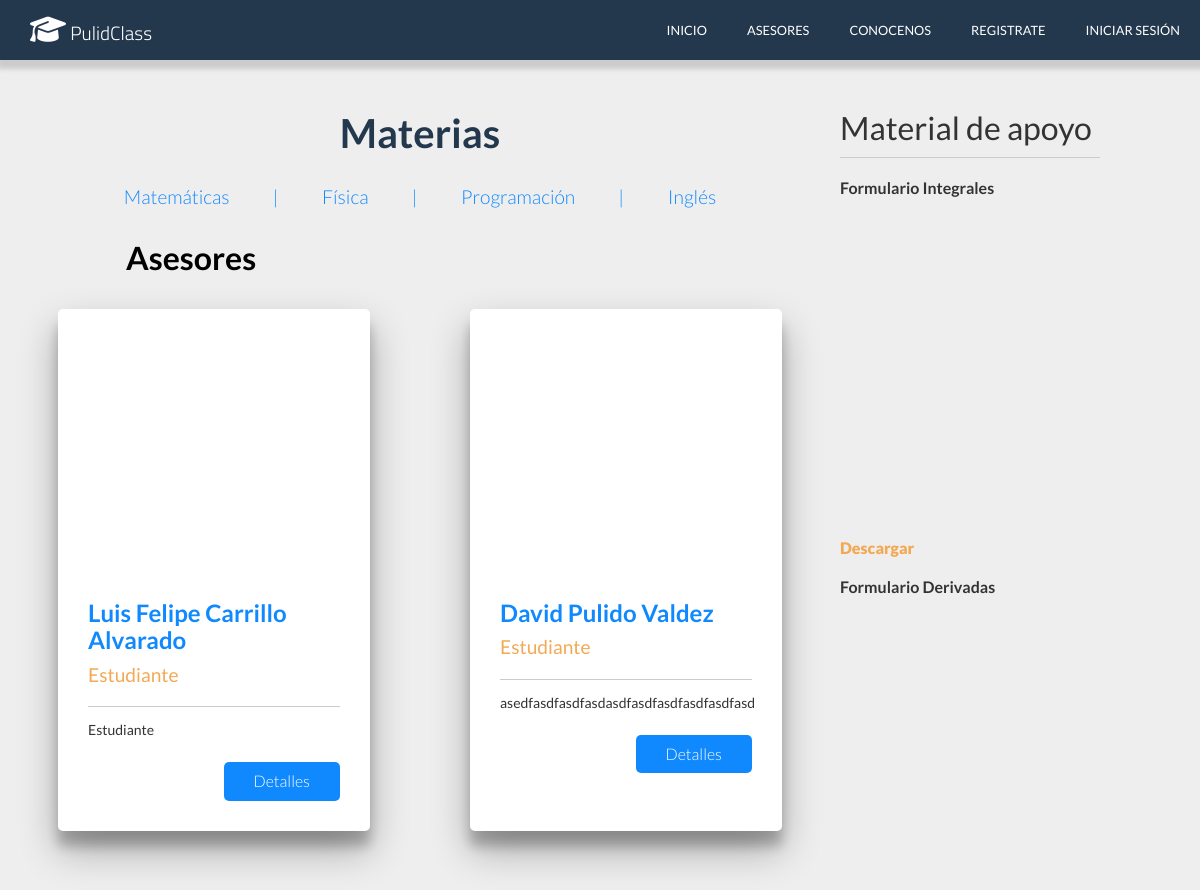
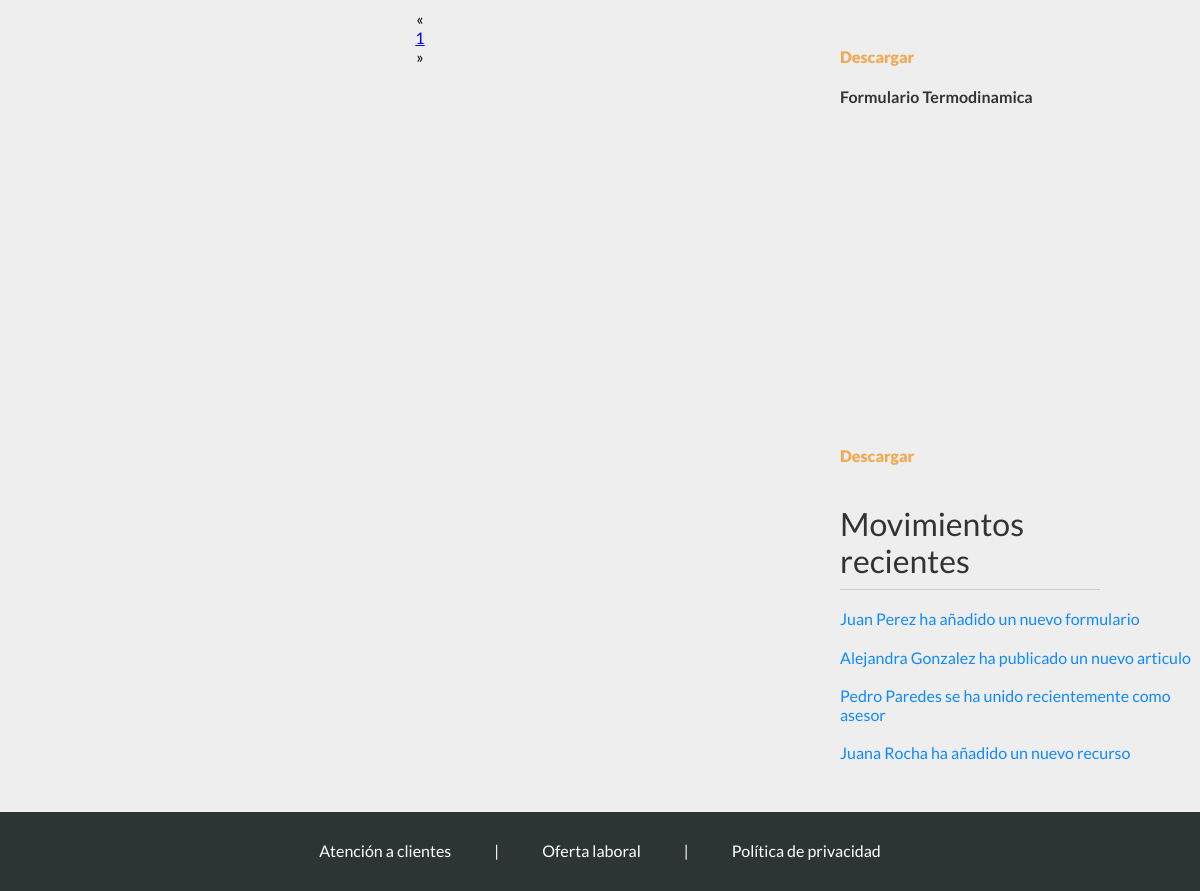
The app's page /asesores.php, older data (2 pictures, top to bottom).
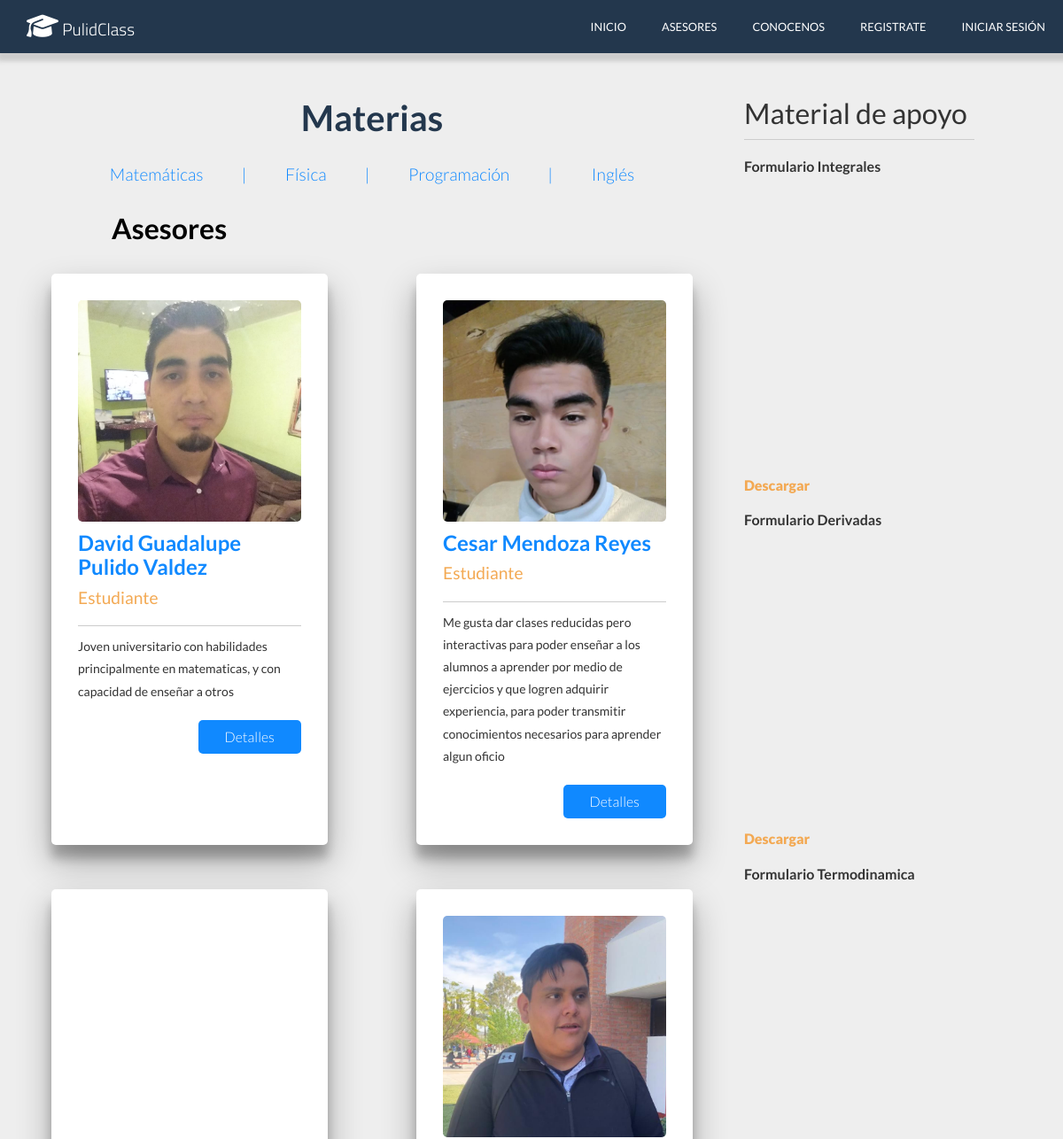
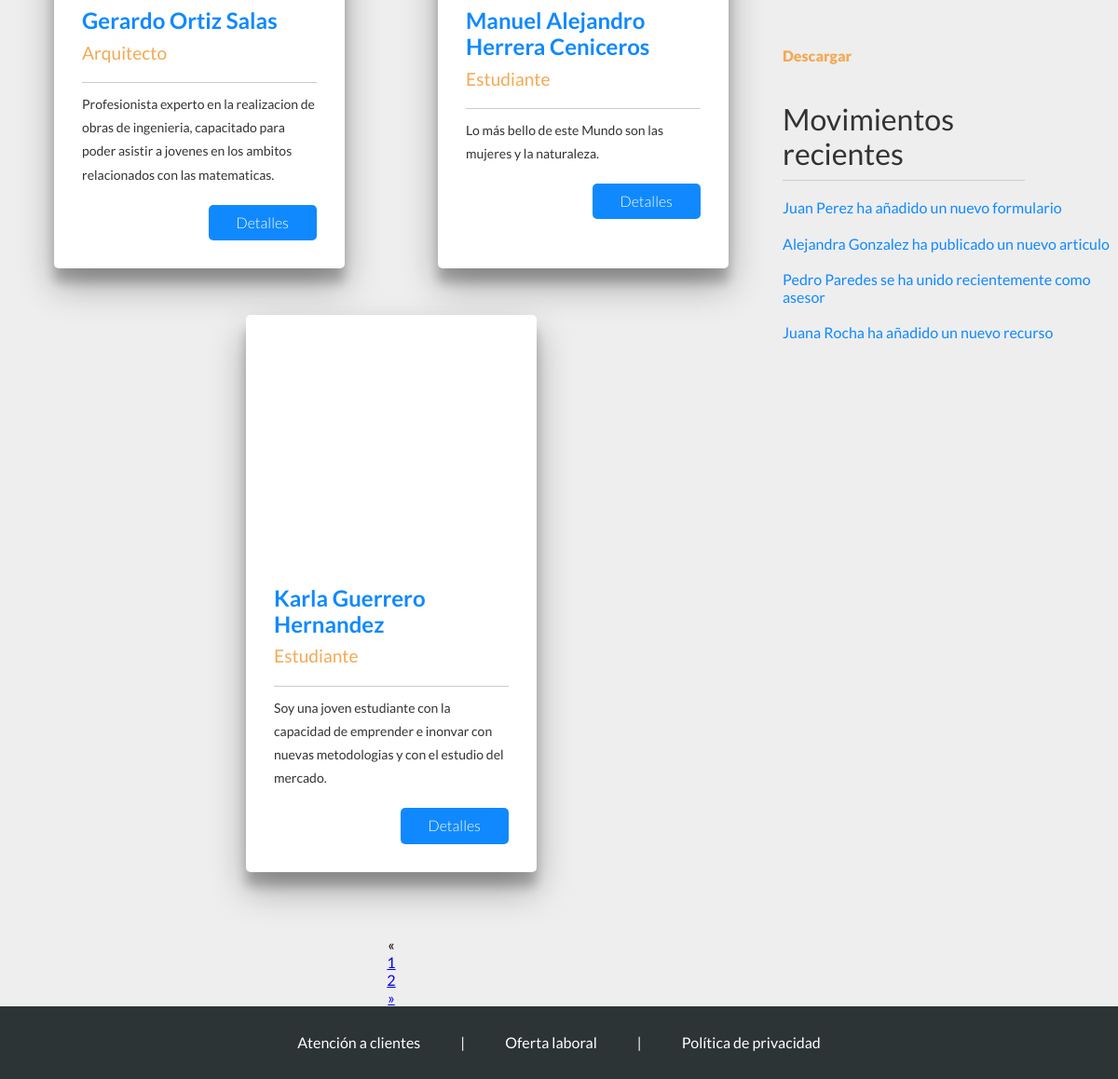
The same page, newer data (2 pictures, top to bottom).
### tables this page shows
CREATE TABLE `asesor` (
  `Id_Asesor` int(11) NOT NULL,
  `Nombre_Usuario` varchar(30) NOT NULL,
  `Edad` int(11) DEFAULT NULL,
  `Grado_Estudios` varchar(40) DEFAULT NULL,
  `Nombres` varchar(50) DEFAULT NULL,
  `A_Paterno` varchar(30) DEFAULT NULL,
  `A_Materno` varchar(30) DEFAULT NULL,
  `Ocupacion` varchar(50) DEFAULT NULL,
  `Materia1` varchar(70) DEFAULT NULL,
  `Materia2` varchar(70) DEFAULT NULL,
  `Materia3` varchar(70) DEFAULT NULL,
  `Descripcion` varchar(250) DEFAULT NULL,
  `Correo` varchar(70) DEFAULT NULL,
  `Telefono` varchar(16) DEFAULT NULL,
  `Foto` text DEFAULT NULL
);

### asesores.php (called while the page is built, shortened)
<?php session_start();
    require('conexion.php');
    $statement = $conexion->prepare('SELECT * FROM Asesor');
    $statement->execute();
    $asesores=$statement->fetchAll();
    $pagina = isset($_GET['pagina']) ? (int)$_GET['pagina'] : 1;
    $postPorPagina = 4;
    $totalAsesores = $conexion->query('SELECT FOUND_ROWS() as total');
    $totalAsesores = $totalAsesores->fetch()['total'];
    $numeroPaginas = ceil($totalAsesores / $postPorPagina);
    require('views/asesores.view.php');
?>

### views/asesores.view.php (the view, shortened to what this page needs)
<!DOCTYPE html>
<html lang="en">
<head>
    <link rel="stylesheet" href="css/normalize.css">
    <link rel="stylesheet" href="css/asesores/estilos.css">
</head>
<body>
    <header>
        <div class="menu">
            <div class="logo">
                <a href="index.php"><h2 class="page-name"><i class="fas fa-graduation-cap"></i> PulidClass</h2></a>
            </div>
            <nav>
                <a href="index.php">Inicio</a>
                <a href="asesores.php">Asesores</a>
                <a href="conocenos.php">Conocenos</a>
                <?php if(isset($_SESSION['cliente'])): ?>
                    <a href="perfil.php">Perfil</a>
                    <a href="logout.php">Cerrar Sesión</a>
                <?php elseif(isset($_SESSION['admin'])): ?>
                    <a href="admin.php">Perfil</a>
                    <a href="logout.php">Cerrar Sesión</a>
                <?php elseif(isset($_SESSION['asesor'])): ?>
                    <a href="asesor.php">Perfil</a>
                    <a href="logout.php">Cerrar Sesión</a>
                <?php else: ?>
                    <a href="register.php">Registrate</a>
                    <a href="login.php">Iniciar Sesión</a>
                <?php endif; ?>
            </nav>
        </div>
    <main>
        <div class="asesores">
            <div class="filtrado">
                <h3 class="titulo">Materias</h3>
                <a href="#">Matemáticas</a>
                <a href="#" class="separador"> | </a>
                <a href="#">Física</a>
                <a href="#" class="separador"> | </a>
                <a href="#">Programación</a>
                <a href="#" class="separador"> | </a>
                <a href="#">Inglés</a>
            </div>
            <div class="grid">
                <div class="titulo">
                    <h3>Asesores</h3>
                </div>
                <?php
                    foreach($asesores as $asesor){
                    $nombre=$asesor['Nombres']." ".$asesor['A_Paterno']." ".$asesor['A_Materno'];
                    $ocupacion=$asesor['Ocupacion'];
                    $descripcion=$asesor['Descripcion'];
                    $foto=$asesor['Foto'];
                ?>
                <div class="asesor">
                    <form enctype="multipart/form-data" action="asesor.php" method="GET">
                        <div class="foto">
                            <img src="<?php echo $foto?>" alt="">
                        </div>
                        <p class="nombre"><?php echo $nombre ?></p>
                        <p class="ocupacion"><?php echo $ocupacion ?></p>
                        <p class="descripcion"><?php echo $descripcion ?></p>
                        <input type="submit" value="Detalles">
                    </form>
                </div>
                <?php
                }
                ?>
            </div>
            <div class="paginacion">
                    <ul>
                        <?php if($pagina == 1): ?>
                            <li class="disabled">&laquo;</li>
                        <?php else: ?>
                            <li><a href="?pagina=<?php echo $pagina - 1 ?>">&laquo;</a></li>
                        <?php endif; ?>
                        <?php
                            for($i = 1; $i <= $numeroPaginas; $i++){
                                if ($pagina === $i) {
                                    echo "<li class='active'><a href='?pagina=$i'>$i</a></li>";
                                } else {
                                    echo "<li><a href='?pagina=$i'>$i</a></li>";
                                }
                            }
                        ?>
                        <?php if($pagina == $numeroPaginas): ?>
                            <li class="disabled">&raquo;</li>
                        <?php else: ?>
                            <li><a href="?pagina=<?php echo $pagina + 1 ?>">&raquo;</a></li>
                        <?php endif; ?>
                    </ul>
            </div>
        </div>
        <div class="recursos">
            <div class="materiales">
                <h3>Material de apoyo</h3>
                <div class="material">
                    <h4 class="titulo">Formulario Integrales</h4>
                    <div class="imagen">
                    </div>
                    <a href="#">Descargar</a>
                </div>
                <div class="material">
                    <h4 class="titulo">Formulario Derivadas</h4>
                    <div class="imagen">
                    </div>
                    <a href="#">Descargar</a>
                </div>
                <div class="material">
                    <h4 class="titulo">Formulario Termodinamica</h4>
                    <div class="imagen">
                    </div>
                    <a href="#">Descargar</a>
                </div>
            </div>
            <div class="movimientos">
                <h3>Movimientos recientes</h3>
                <a href="#">Juan Perez ha añadido un nuevo formulario</a>
                <a href="#">Alejandra Gonzalez ha publicado un nuevo articulo</a>
                <a href="#">Pedro Paredes se ha unido recientemente como asesor</a>
                <a href="">Juana Rocha ha añadido un nuevo recurso</a>
            </div>
        </div>
    </main>
    <footer>
    <div class="info">
            <a href="#">Atención a clientes</a>
            <a href="#" class="separador"> | </a>
            <a href="#">Oferta laboral</a>
            <a href="#" class="separador"> | </a>
            <a href="politicas.php">Política de privacidad</a>
        </div>
    </footer>
</body>
</html>

### css/asesores/estilos.css (style rules this page uses)
header .menu { background: #23374d; color: #fff; display: flex; box-shadow: 3px 3px 5px 6px #ccc; height: 60px; }
header .menu .logo { display: flex; flex-direction: row; flex-wrap: wrap; align-items: center; width: 20%; padding: 10px; }
header .menu .logo a { color: white; text-decoration: none; }
header .menu .logo a h2 { margin: 0 20px; font-family: "Titillium Web", sans-serif; font-size: 1.2em; font-weight: 300; }
header .menu .logo a h2 i { font-size: 1.5em; }
header .menu nav { text-transform: uppercase; width: 80%; display: flex; flex-direction: row; flex-wrap: wrap; align-items: center; justify-content: flex-end; text-align: right; }
header .menu nav a { font-size: 0.8em; margin: 0 20px; text-decoration: none; color: #fff; transition: all 0.3s ease; }
main .asesores { float: left; width: 70%; }
main .asesores .filtrado { text-align: center; }
main .asesores .filtrado .titulo { margin: 0; margin-top: 50px; margin-bottom: 30px; font-size: 2.5em; color: #23374d; }
main .asesores .filtrado a { text-decoration: none; color: #1089ff; font-size: 1.2em; font-weight: 300; margin: 0 20px; }
main .asesores .filtrado .separador { pointer-events: none; cursor: default; }
main .asesores .grid { display: flex; flex-direction: row; flex-wrap: wrap; justify-content: center; }
main .asesores .grid .titulo { width: 100%; margin-left: 15%; }
main .asesores .grid .titulo h3 { font-size: 2em; }
main .asesores .grid .asesor { background: #fff; width: 30%; position: relative; padding: 30px; border-radius: 5px; margin: 0 50px; margin-bottom: 50px; box-shadow: 0 19px 38px rgba(0, 0, 0, 0.3), 0 15px 12px rgba(0, 0, 0, 0.22); }
main .asesores .grid .asesor p { margin: 0; }
main .asesores .grid .asesor .foto { margin: 0 auto; overflow: hidden; border-radius: 5px; height: 250px; }
main .asesores .grid .asesor .foto img { width: 100%; }
main .asesores .grid .asesor .nombre { margin-top: 10px; font-size: 1.5em; font-weight: 700; color: #1089ff; margin-bottom: 10px; }
main .asesores .grid .asesor .ocupacion { font-size: 1.2em; font-weight: 400; color: #f3a953; margin-bottom: 10px; padding-bottom: 20px; border-bottom: 1px solid #ccc; }
main .asesores .grid .asesor .descripcion { font-size: 0.875em; line-height: 1.8em; color: #333; margin-bottom: 20px; }
main .asesores .grid .asesor input[type='submit'] { background: #1089ff; text-decoration: none; padding: 10px 30px; float: right; color: #fff; font-weight: 300; border-radius: 5px; border-style: none; transition: 0.3s all ease; }
main .asesores .paginacion { display: block; text-align: center; }
main .asesores .paginacion ul { display: inline; }
main .asesores .paginacion ul li { line-height: normal; text-decoration: none; }
main .recursos { margin-top: 50px; float: left; width: 30%; color: #333; }
main .recursos .materiales h3 { font-size: 2em; margin: 0; margin-right: 100px; padding-bottom: 10px; border-bottom: 1px solid #ccc; font-weight: 400; }
main .recursos .materiales .material .titulo { font-size: 1em; }
main .recursos .materiales .material .imagen { width: 50%; height: 300px; overflow: hidden; }
main .recursos .materiales .material a { display: block; margin-top: 20px; text-decoration: none; font-weight: 900; color: #f3a953; }
main .recursos .movimientos { margin-bottom: 50px; }
main .recursos .movimientos h3 { font-size: 2em; margin: 0; margin-right: 100px; padding-bottom: 10px; margin-top: 40px; border-bottom: 1px solid #ccc; font-weight: 400; }
main .recursos .movimientos a { display: block; text-decoration: none; color: #1089ff; margin: 20px 0; }
footer { clear: both; background: #2d3436; }
footer .info { padding: 30px 0; text-align: center; }
footer .info a { text-decoration: none; color: #fff; margin: 0 20px; }
footer .info .separador { pointer-events: none; cursor: default; }
body { background: #eeeeee; font-size: 16px; font-family: "Lato", sans-serif; }

Row changes from the older to the newer data that the page shows:
removed asesor: nombre "Luis Felipe Carrillo Alvarado", Ocupacion "Estudiante", Descripcion "Estudiante"
removed asesor: nombre "David Pulido Valdez", Ocupacion "Estudiante", Descripcion "asedfasdfasdfasdasdfasdfasdfasdfasdfasd"
added asesor: Foto (picture), nombre "David Guadalupe Pulido Valdez", Ocupacion "Estudiante", Descripcion "Joven universitario con habilidades principalmente en matematicas, y con capacidad de enseñar a otros"
added asesor: Foto (picture), nombre "Cesar Mendoza Reyes", Ocupacion "Estudiante", Descripcion "Me gusta dar clases reducidas pero interactivas para poder enseñar a los alumnos a aprender por medio de ejercicios y que logren adquirir experiencia, para poder transmitir conocimientos necesarios para aprender algun oficio"
added asesor: nombre "Gerardo Ortiz Salas", Ocupacion "Arquitecto", Descripcion "Profesionista experto en la realizacion de obras de ingenieria, capacitado para poder asistir a jovenes en los ambitos relacionados con las matematicas."
added asesor: Foto (picture), nombre "Manuel Alejandro Herrera Ceniceros", Ocupacion "Estudiante", Descripcion "Lo más bello de este Mundo son las mujeres y la naturaleza."
added asesor: nombre "Karla Guerrero Hernandez", Ocupacion "Estudiante", Descripcion "Soy una joven estudiante con la capacidad de emprender e inonvar con nuevas metodologias y con el estudio del mercado."
Text that changed along with them:
new list line: "2"
